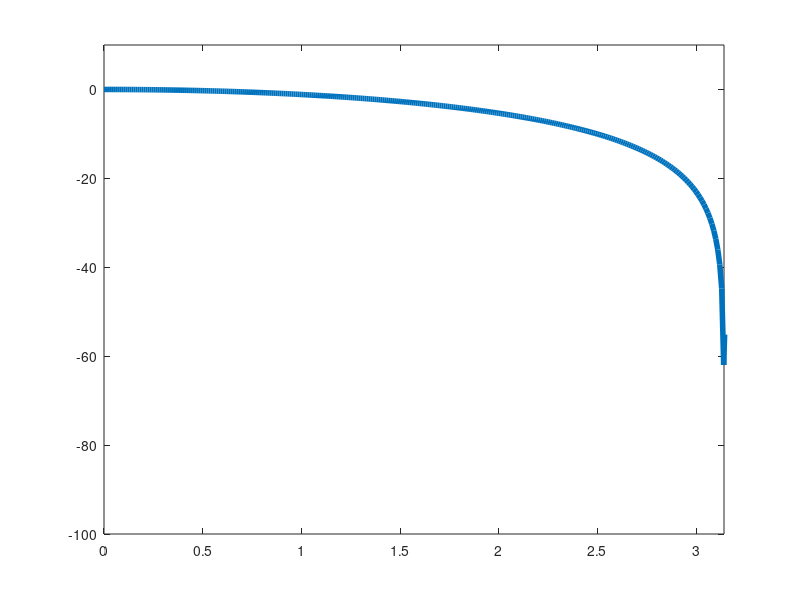

Write MATLAB code to recreate this figure.
%
% $Id: ks_lop.m 33 2013-06-28 03:55:30Z nicb $
%

step=0.01;
W = [0:step:2*pi-step];
z = exp(i*W);
H = 0.5 * (1 + z.^(-1));

figure(1, 'visible', 'off')
plot(W, 20*log10(abs(H)), 'LineWidth', 4);
axis([0 pi -100 +10])
